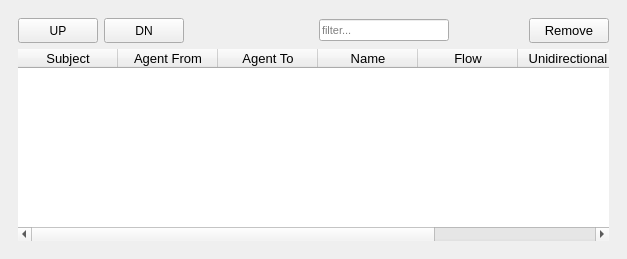
  <widget class="QDockWidget" name="dockWidget_5">
   <property name="sizePolicy">
    <sizepolicy hsizetype="Expanding" vsizetype="Expanding">
     <horstretch>0</horstretch>
     <verstretch>0</verstretch>
    </sizepolicy>
   </property>
   <property name="minimumSize">
    <size>
     <width>627</width>
     <height>216</height>
    </size>
   </property>
   <property name="maximumSize">
    <size>
     <width>1200</width>
     <height>800</height>
    </size>
   </property>
   <property name="floating">
    <bool>false</bool>
   </property>
   <property name="features">
    <set>QDockWidget::DockWidgetFloatable|QDockWidget::DockWidgetMovable</set>
   </property>
   <property name="windowTitle">
    <string>TRANSACTION LIST</string>
   </property>
   <attribute name="dockWidgetArea">
    <number>1</number>
   </attribute>
   <widget class="QWidget" name="dockWidgetContents_5">
    <layout class="QVBoxLayout" name="verticalLayout">
     <item>
      <widget class="QWidget" name="widget_3" native="true">
       <layout class="QGridLayout" name="gridLayout_6">
        <item row="0" column="1">
         <widget class="QPushButton" name="moveDnBtn">
          <property name="enabled">
           <bool>true</bool>
          </property>
          <property name="minimumSize">
           <size>
            <width>80</width>
            <height>25</height>
           </size>
          </property>
          <property name="toolTip">
           <string>move down</string>
          </property>
          <property name="styleSheet">
           <string notr="true">QPushButton:disabled{
background-color: rgb(245, 245, 245);
color:rgb(136, 136, 136);
}</string>
          </property>
          <property name="text">
           <string>DN</string>
          </property>
         </widget>
        </item>
        <item row="0" column="5">
         <spacer name="horizontalSpacer_8">
          <property name="orientation">
           <enum>Qt::Horizontal</enum>
          </property>
          <property name="sizeHint" stdset="0">
           <size>
            <width>30</width>
            <height>20</height>
           </size>
          </property>
         </spacer>
        </item>
        <item row="0" column="0">
         <widget class="QPushButton" name="moveUpBtn">
          <property name="enabled">
           <bool>true</bool>
          </property>
          <property name="minimumSize">
           <size>
            <width>80</width>
            <height>25</height>
           </size>
          </property>
          <property name="toolTip">
           <string>move up</string>
          </property>
          <property name="styleSheet">
           <string notr="true">QPushButton:disabled{
background-color: rgb(245, 245, 245);
color:rgb(136, 136, 136);
}</string>
          </property>
          <property name="text">
           <string>UP</string>
          </property>
         </widget>
        </item>
        <item row="0" column="2" colspan="2">
         <spacer name="horizontalSpacer_7">
          <property name="orientation">
           <enum>Qt::Horizontal</enum>
          </property>
          <property name="sizeType">
           <enum>QSizePolicy::Fixed</enum>
          </property>
          <property name="sizeHint" stdset="0">
           <size>
            <width>123</width>
            <height>20</height>
           </size>
          </property>
         </spacer>
        </item>
        <item row="0" column="9" colspan="4">
         <widget class="QPushButton" name="removeButton">
          <property name="minimumSize">
           <size>
            <width>80</width>
            <height>25</height>
           </size>
          </property>
          <property name="toolTip">
           <string>&lt;html&gt;&lt;head/&gt;&lt;body&gt;&lt;p&gt;Remove the curently selected transaction&lt;/p&gt;&lt;/body&gt;&lt;/html&gt;</string>
          </property>
          <property name="styleSheet">
           <string notr="true">font-size: 10pt;</string>
          </property>
          <property name="text">
           <string>  Remove  </string>
          </property>
         </widget>
        </item>
        <item row="3" column="0" colspan="13">
         <widget class="QTableWidget" name="transactionView">
          <property name="enabled">
           <bool>true</bool>
          </property>
          <property name="minimumSize">
           <size>
            <width>60</width>
            <height>50</height>
           </size>
          </property>
          <property name="baseSize">
           <size>
            <width>70</width>
            <height>40</height>
           </size>
          </property>
          <property name="font">
           <font>
            <family>MS Sans Serif</family>
            <pointsize>10</pointsize>
            <weight>50</weight>
            <italic>false</italic>
            <bold>false</bold>
            <stylestrategy>PreferDefault</stylestrategy>
           </font>
          </property>
          <property name="autoFillBackground">
           <bool>true</bool>
          </property>
          <property name="styleSheet">
           <string notr="true"/>
          </property>
          <property name="frameShape">
           <enum>QFrame::NoFrame</enum>
          </property>
          <property name="frameShadow">
           <enum>QFrame::Plain</enum>
          </property>
          <property name="dragDropMode">
           <enum>QAbstractItemView::NoDragDrop</enum>
          </property>
          <property name="defaultDropAction">
           <enum>Qt::IgnoreAction</enum>
          </property>
          <property name="selectionMode">
           <enum>QAbstractItemView::SingleSelection</enum>
          </property>
          <property name="selectionBehavior">
           <enum>QAbstractItemView::SelectItems</enum>
          </property>
          <property name="showGrid">
           <bool>true</bool>
          </property>
          <property name="gridStyle">
           <enum>Qt::DotLine</enum>
          </property>
          <property name="sortingEnabled">
           <bool>false</bool>
          </property>
          <property name="columnCount">
           <number>7</number>
          </property>
          <attribute name="horizontalHeaderMinimumSectionSize">
           <number>100</number>
          </attribute>
          <attribute name="horizontalHeaderDefaultSectionSize">
           <number>100</number>
          </attribute>
          <attribute name="horizontalHeaderStretchLastSection">
           <bool>false</bool>
          </attribute>
          <attribute name="verticalHeaderVisible">
           <bool>false</bool>
          </attribute>
          <attribute name="verticalHeaderMinimumSectionSize">
           <number>25</number>
          </attribute>
          <attribute name="verticalHeaderDefaultSectionSize">
           <number>25</number>
          </attribute>
          <column>
           <property name="text">
            <string>Subject</string>
           </property>
           <property name="background">
            <color alpha="0">
             <red>255</red>
             <green>255</green>
             <blue>255</blue>
            </color>
           </property>
          </column>
          <column>
           <property name="text">
            <string>Agent From</string>
           </property>
          </column>
          <column>
           <property name="text">
            <string>Agent To</string>
           </property>
          </column>
          <column>
           <property name="text">
            <string>Name</string>
           </property>
          </column>
          <column>
           <property name="text">
            <string>Flow</string>
           </property>
          </column>
          <column>
           <property name="text">
            <string>Unidirectional</string>
           </property>
          </column>
          <column>
           <property name="text">
            <string>Quantity</string>
           </property>
          </column>
         </widget>
        </item>
        <item row="0" column="4">
         <widget class="QLineEdit" name="FilterlineEdit">
          <property name="minimumSize">
           <size>
            <width>130</width>
            <height>0</height>
           </size>
          </property>
          <property name="maximumSize">
           <size>
            <width>130</width>
            <height>16777215</height>
           </size>
          </property>
          <property name="font">
           <font>
            <pointsize>8</pointsize>
           </font>
          </property>
          <property name="styleSheet">
           <string notr="true">font-size:8pt;</string>
          </property>
          <property name="placeholderText">
           <string>filter...</string>
          </property>
         </widget>
        </item>
       </layout>
      </widget>
     </item>
    </layout>
   </widget>
  </widget>
